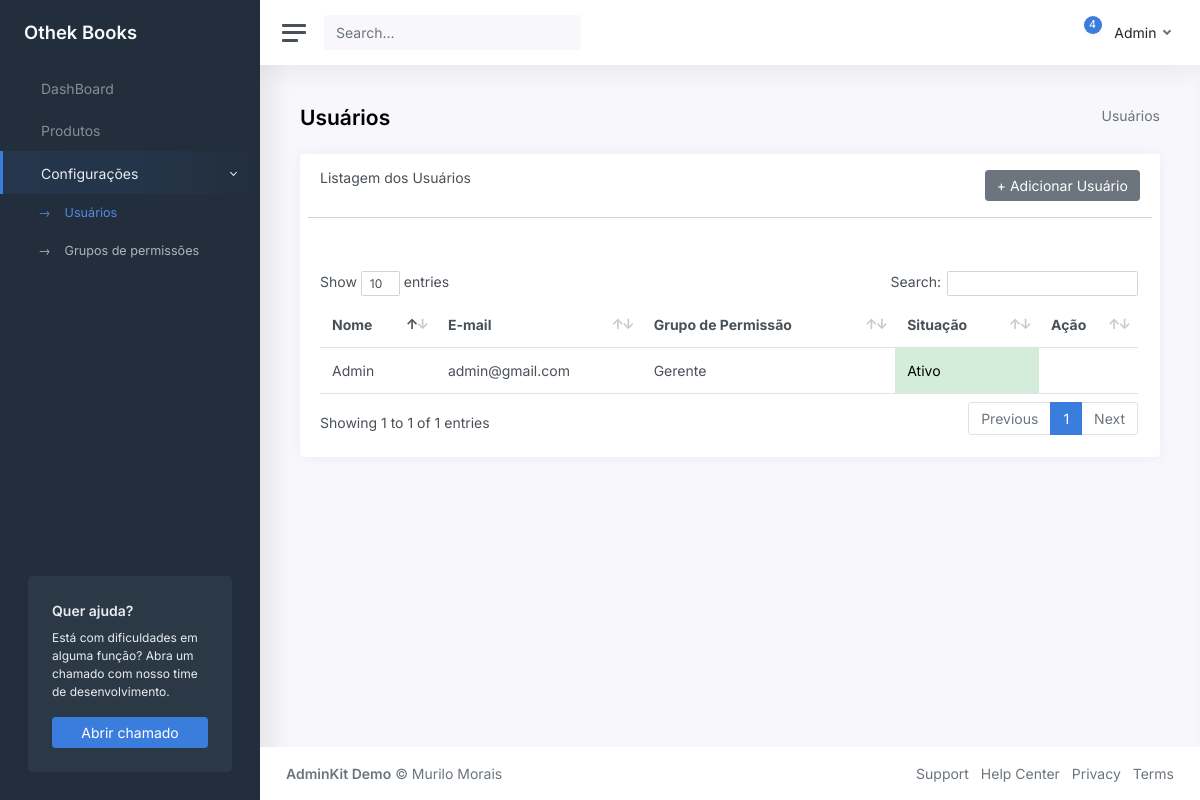
The page /Users (signed in) on the database its author committed.
### tables this page shows
CREATE TABLE `users` (
  `id` int(11) NOT NULL,
  `email` varchar(50) NOT NULL,
  `name` varchar(50) NOT NULL,
  `password` varchar(256) DEFAULT NULL,
  `id_group` int(11) NOT NULL,
  `type` tinyint(1) NOT NULL,
  `situation` tinyint(1) NOT NULL
);

CREATE TABLE `permission_groups` (
  `id` int(11) NOT NULL,
  `name` varchar(50) NOT NULL,
  `params` varchar(50) NOT NULL
);

### Core/Controller.php (called while the page is built, shortened)
<?php
Class Controller{
	public function loadTemplateAdmin($viewName, $viewData = array()){
		require 'Views/Templates/'.TEMPLATE_ADMIN.'.php';
	}
	public function loadViewInTemplate($viewName, $viewData = array()){
		extract($viewData);
		require 'Views/'.$viewName.'.php';
	}
}

### Core/Core.php (called while the page is built, shortened)
<?php
Class Core {
	public function run(){
		$url = '/';
		if(isset($_GET['url'])){
			$url .= $_GET['url'];
		}
		$params = array();
		if(!empty($url) && $url != '/'){
			$url = explode('/', $url);
			array_shift($url);
			array_shift($url);
			if(isset($url[0]) && !empty($url[0])){
				$currentAction = $url[0];
				array_shift($url);
			} else {
				$currentAction = 'index';
			}
		} else {
			$currentController = 'SiteController';
			$currentAction = 'index';
		}
		$controller = new $currentController();
		call_user_func_array(array($controller, $currentAction), $params);
	}
}

### index.php (called while the page is built, shortened)
<?php
$core = new Core();
$core->run();

### Core/Model.php (called while the page is built, shortened)
<?php
class Model{
	public function __construct(){
		global $db;
		$this->db = $db;
	}
}

### Models/Users.php (called while the page is built, shortened)
<?php
Class Users extends Model{
	public function getList(){
		$data = array();
		$sql = $this->db->prepare("SELECT users.id, users.name, users.email, users.id_group, users.type, users.situation, permission_groups.name AS name_group FROM users INNER JOIN permission_groups ON permission_groups.id = users.id_group");
		$sql->execute();
		if($sql->rowCount()>0){
			$data = $sql->fetchAll(PDO::FETCH_ASSOC);
		}
		return $data;
	}
}

### Views/Admin/Users/index.php (the view, shortened to what this page needs)
<main class="content">
	<div class="container-fluid p-0">
		<div class="row mb-2 mb-xl-3">
			<div class="col-auto d-none d-sm-block">
				<h3><strong>Usuários</strong></h3>
			</div>
			<div class="col-auto ms-auto text-end mt-n1">
				<nav aria-label="breadcrumb">
					<ol class="breadcrumb bg-transparent p-0 mt-1 mb-0">
						<li class="breadcrumb-item active" aria-current="page">Usuários</li>
					</ol>
				</nav>
			</div>
		</div>
		<div class="row">
			<div class="col-12">
				<div class="card">
					<div class="card-header">
						<div class="row">
							<div class="col-md-6">
								<h5 class="card-title mb-0">Listagem dos Usuários</h5>
							</div>
							<div class="col-md-6 mb-3 text-end">
								<a data-bs-toggle="modal" data-bs-target="#addUser" class="btn btn-secondary"> + Adicionar Usuário</a>
							</div>
							<hr>
						</div>
					</div>
					<div class="card-body">
						<table id="datatables-reponsive" class="table dataTable no-footer dtr-inline table-hover" style="width: 100%;" role="grid" aria-describedby="datatables-reponsive_info">
							<thead>
								<tr>
									<th>Nome</th>
									<th>E-mail</th>
									<th>Grupo de Permissão</th>
									<th>Situação</th>
									<th>Ação</th>
								</tr>
							</thead>
							<tbody>
								<?php if (isset($users_list)) : ?>
									<?php foreach ($users_list as $user) : ?>
										<tr>
											<td><?= $user['name']; ?></td>
											<td><?= $user['email']; ?></td>
											<td><?= $user['name_group']; ?></td>
											<td class="<?= ($user['situation'] == 1) ? 'table-success' : 'table-danger'; ?>"><?= ($user['situation'] == 1) ? 'Ativo' : 'Inativo'; ?></td>
											<td class="table-action" width="75">
											</td>
										</tr>
									<?php endforeach; ?>
								<?php endif; ?>
							</tbody>
						</table>
					</div>
				</div>
			</div>
		</div>
	</div>
</main>

### rows shown on the page
users: name "Admin", email "admin@gmail.com", permission_groups.name "Gerente", situation "Ativo"

### other values the page prints
$viewData['name'] "Admin"
